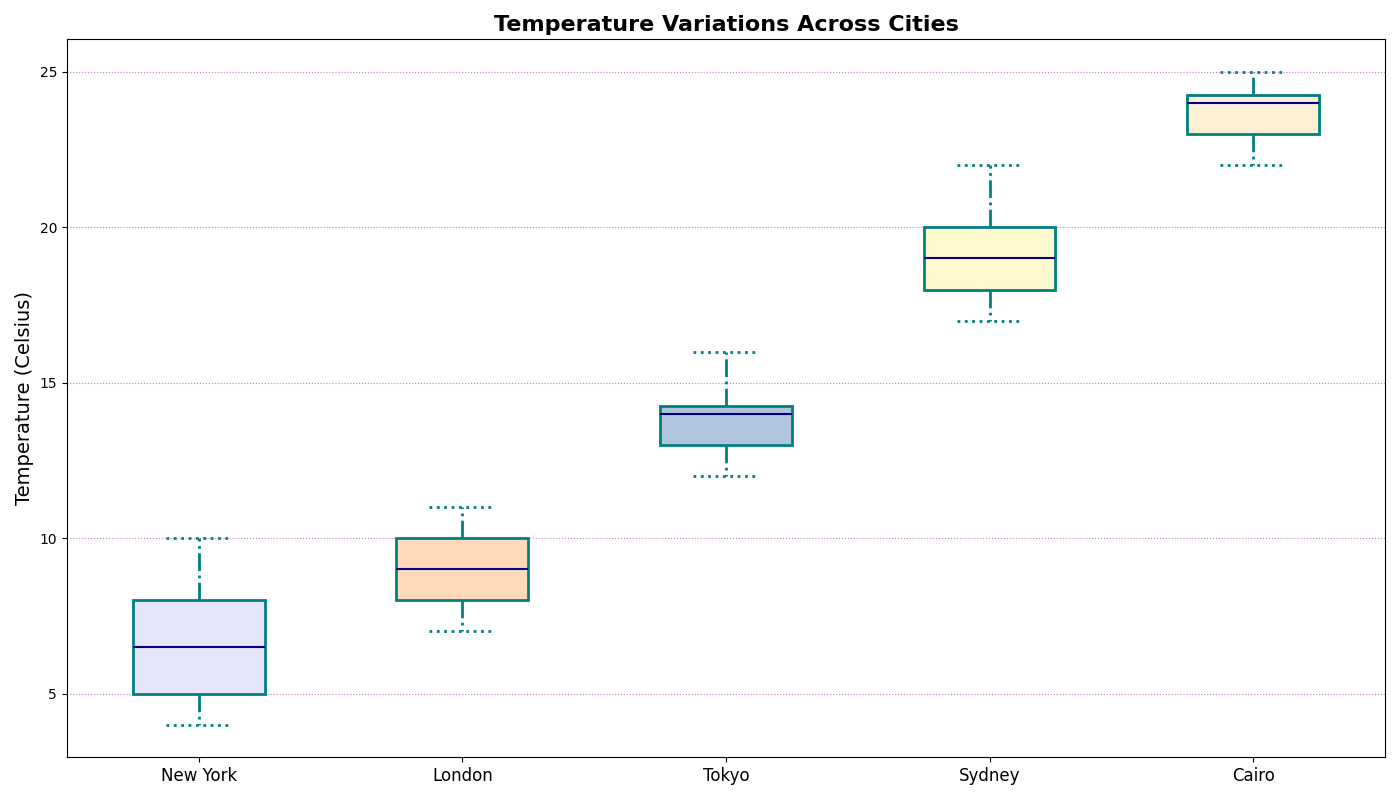

Write Python code to recreate this figure.
import matplotlib.pyplot as plt

cities = ['New York', 'London', 'Tokyo', 'Sydney', 'Cairo']

temperatures = [
    [5, 6, 8, 7, 6, 5, 7, 8, 9, 4, 5, 5, 6, 7, 8, 5, 6, 7, 10, 6, 7, 5, 8, 9],
    [7, 8, 10, 9, 8, 8, 9, 10, 11, 8, 9, 8, 10, 9, 8, 9, 10, 11, 10, 9, 8, 10, 9, 8],
    [12, 13, 12, 15, 13, 14, 13, 14, 15, 13, 14, 15, 13, 12, 14, 16, 13, 14, 15, 13, 14, 15, 13, 14],
    [18, 20, 19, 21, 22, 18, 20, 17, 20, 21, 19, 17, 18, 19, 20, 18, 19, 17, 20, 19, 21, 17, 18, 20],
    [23, 25, 22, 24, 23, 25, 24, 23, 24, 25, 22, 24, 23, 24, 22, 25, 23, 24, 25, 23, 24, 25, 22, 23]
]

fig, ax = plt.subplots(figsize=(14, 8))
bplot = ax.boxplot(temperatures, vert=True, patch_artist=True,
                   boxprops=dict(facecolor='lavender', color='teal', linewidth=2),
                   whiskerprops=dict(color='teal', linewidth=2, linestyle='-.'),
                   capprops=dict(color='teal', linewidth=2, linestyle=':'),
                   medianprops=dict(color='darkblue', linewidth=1.5, linestyle='-'),
                   flierprops=dict(markerfacecolor='teal', marker='s', markersize=8, alpha=0.5))

ax.set_xticklabels(cities, fontsize=12)
ax.set_title('Temperature Variations Across Cities', fontsize=16, fontweight='bold')
ax.set_ylabel('Temperature (Celsius)', fontsize=14)
ax.yaxis.grid(True, linestyle=':', which='major', color='purple', alpha=0.5)

# Color variations for different data groups
colors = ['lavender', 'peachpuff', 'lightsteelblue', 'lemonchiffon', 'papayawhip']
for patch, color in zip(bplot['boxes'], colors):
    patch.set_facecolor(color)

plt.tight_layout()
plt.show()
